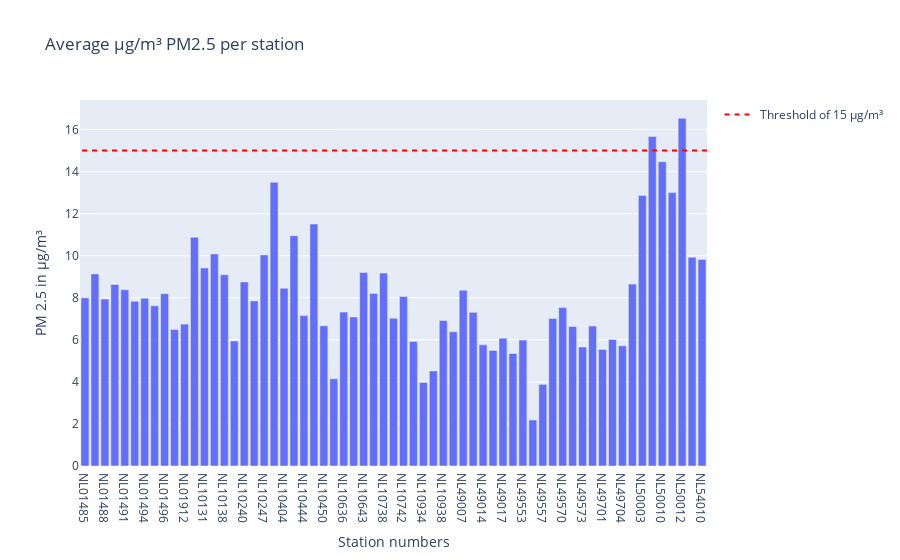

The notebook cell saved with this chart:
### Code cell
bar_pm25 = px.bar(meanlocation_PM25, x='station_number' , y= 'value', title='Average µg/m³ PM2.5 per station')
bar_pm25.update_layout(yaxis_title='PM 2.5 in µg/m³', xaxis_title= "Station numbers", barmode='group') 
#bar.add_shape(type='line', y0=40, y1=40, xref='paper', x0=0, x1=1, line_color='red')
bar_pm25.add_shape(
    legendrank=1,
    showlegend=True,
    type="line",
    xref="paper",
    line=dict(dash="5px", color='red'),
    x0=1,
    x1=0,
    y0=15,
    y1=15,
    name='Threshold of 15 µg/m³'
)

bar_pm25.show()

### Figure 1 — Plotly figure (JSON) as saved in the notebook; plotly's stock layout.template omitted (floating-point values rounded to 4 significant figures)
{"data": [{"alignmentgroup": "True", "hovertemplate": "station_number=%{x}<br>value=%{y}<extra></extra>", "legendgroup": "", "marker": {"color": "#636efa", "pattern": {"shape": ""}}, "name": "", "offsetgroup": "", "orientation": "v", "showlegend": false, "textposition": "auto", "type": "bar", "x": ["NL01485", "NL01487", "NL01488", "NL01489", "NL01491", "NL01493", "NL01494", "NL01495", "NL01496", "NL01497", "NL01912", "NL01913", "NL10131", "NL10136", "NL10138", "NL10230", "NL10240", "NL10241", "NL10247", "NL10248", "NL10404", "NL10418", "NL10444", "NL10449", "NL10450", "NL10538", "NL10636", "NL10641", "NL10643", "NL10644", "NL10738", "NL10741", "NL10742", "NL10821", "NL10934", "NL10937", "NL10938", "NL49003", "NL49007", "NL49012", "NL49014", "NL49016", "NL49017", "NL49551", "NL49553", "NL49556", "NL49557", "NL49561", "NL49570", "NL49572", "NL49573", "NL49680", "NL49701", "NL49703", "NL49704", "NL49980", "NL50003", "NL50007", "NL50010", "NL50011", "NL50012", "NL54004", "NL54010"], "xaxis": "x", "y": [8, 9.135, 7.938, 8.631, 8.381, 7.831, 7.975, 7.618, 8.194, 6.494, 6.747, 10.88, 9.416, 10.09, 9.095, 5.947, 8.752, 7.852, 10.04, 13.49, 8.454, 10.95, 7.152, 11.51, 6.667, 4.148, 7.317, 7.088, 9.203, 8.208, 9.172, 7.029, 8.059, 5.916, 3.974, 4.522, 6.916, 6.381, 8.356, 7.306, 5.763, 5.494, 6.075, 5.353, 5.987, 2.188, 3.881, 7.013, 7.531, 6.638, 5.656, 6.656, 5.544, 6.019, 5.713, 8.65, 12.87, 15.67, 14.47, 13, 16.53, 9.93, 9.824], "yaxis": "y"}], "layout": {"barmode": "group", "legend": {"tracegroupgap": 0}, "shapes": [{"legendrank": 1, "line": {"color": "red", "dash": "5px"}, "name": "Threshold of 15 µg/m³", "showlegend": true, "type": "line", "x0": 1, "x1": 0, "xref": "paper", "y0": 15, "y1": 15}], "title": {"text": "Average µg/m³ PM2.5 per station"}, "xaxis": {"anchor": "y", "domain": [0, 1], "title": {"text": "Station numbers"}}, "yaxis": {"anchor": "x", "domain": [0, 1], "title": {"text": "PM 2.5 in µg/m³"}}}}
